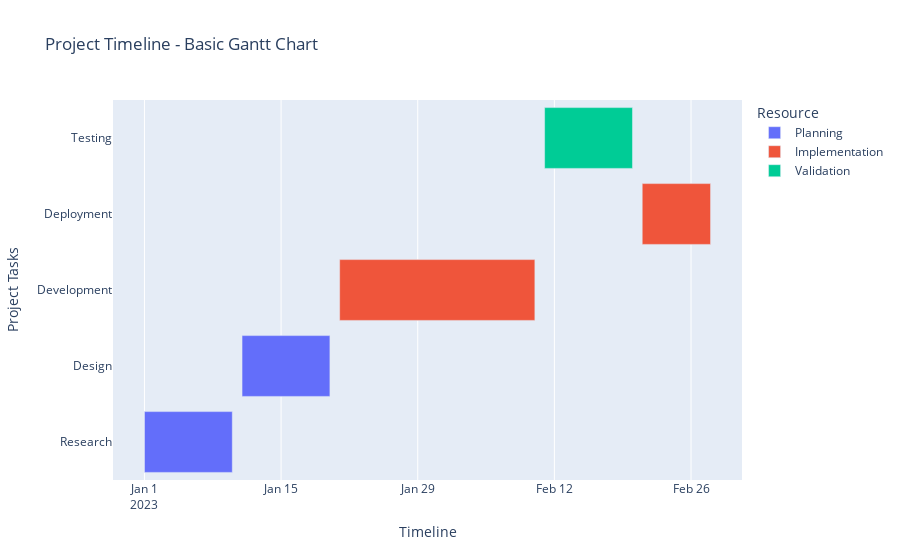

Source (notebook cell):
### Markdown cell above
## Gantt Chart Example 2: Basic Project Timeline

### Code cell
# Create sample data
tasks = [
    dict(Task="Research", Start='2023-01-01', Finish='2023-01-10', Resource="Planning"),
    dict(Task="Design", Start='2023-01-11', Finish='2023-01-20', Resource="Planning"),
    dict(Task="Development", Start='2023-01-21', Finish='2023-02-10', Resource="Implementation"),
    dict(Task="Testing", Start='2023-02-11', Finish='2023-02-20', Resource="Validation"),
    dict(Task="Deployment", Start='2023-02-21', Finish='2023-02-28', Resource="Implementation")
]

df = pd.DataFrame(tasks)

# Create Gantt Chart
fig = px.timeline(
    df,
    x_start="Start",
    x_end="Finish",
    y="Task",
    color="Resource",
    title="Project Timeline - Basic Gantt Chart"
)

# Customize layout
fig.update_layout(
    xaxis_title="Timeline",
    yaxis_title="Project Tasks"
)

fig.show()

### Figure 1 — Plotly figure (JSON) as saved in the notebook; plotly's stock layout.template omitted (floating-point values rounded to 4 significant figures)
{"data": [{"alignmentgroup": "True", "base": ["2023-01-01", "2023-01-11"], "hovertemplate": "Resource=Planning<br>Start=%{base}<br>Finish=%{x}<br>Task=%{y}<extra></extra>", "legendgroup": "Planning", "marker": {"color": "#636efa", "pattern": {"shape": ""}}, "name": "Planning", "offsetgroup": "Planning", "orientation": "h", "showlegend": true, "textposition": "auto", "type": "bar", "x": [777600000, 777600000], "xaxis": "x", "y": ["Research", "Design"], "yaxis": "y"}, {"alignmentgroup": "True", "base": ["2023-01-21", "2023-02-21"], "hovertemplate": "Resource=Implementation<br>Start=%{base}<br>Finish=%{x}<br>Task=%{y}<extra></extra>", "legendgroup": "Implementation", "marker": {"color": "#EF553B", "pattern": {"shape": ""}}, "name": "Implementation", "offsetgroup": "Implementation", "orientation": "h", "showlegend": true, "textposition": "auto", "type": "bar", "x": [1728000000, 604800000], "xaxis": "x", "y": ["Development", "Deployment"], "yaxis": "y"}, {"alignmentgroup": "True", "base": ["2023-02-11"], "hovertemplate": "Resource=Validation<br>Start=%{base}<br>Finish=%{x}<br>Task=%{y}<extra></extra>", "legendgroup": "Validation", "marker": {"color": "#00cc96", "pattern": {"shape": ""}}, "name": "Validation", "offsetgroup": "Validation", "orientation": "h", "showlegend": true, "textposition": "auto", "type": "bar", "x": [777600000], "xaxis": "x", "y": ["Testing"], "yaxis": "y"}], "layout": {"barmode": "overlay", "legend": {"title": {"text": "Resource"}, "tracegroupgap": 0}, "title": {"text": "Project Timeline - Basic Gantt Chart"}, "xaxis": {"anchor": "y", "domain": [0, 1], "title": {"text": "Timeline"}, "type": "date"}, "yaxis": {"anchor": "x", "domain": [0, 1], "title": {"text": "Project Tasks"}}}}
